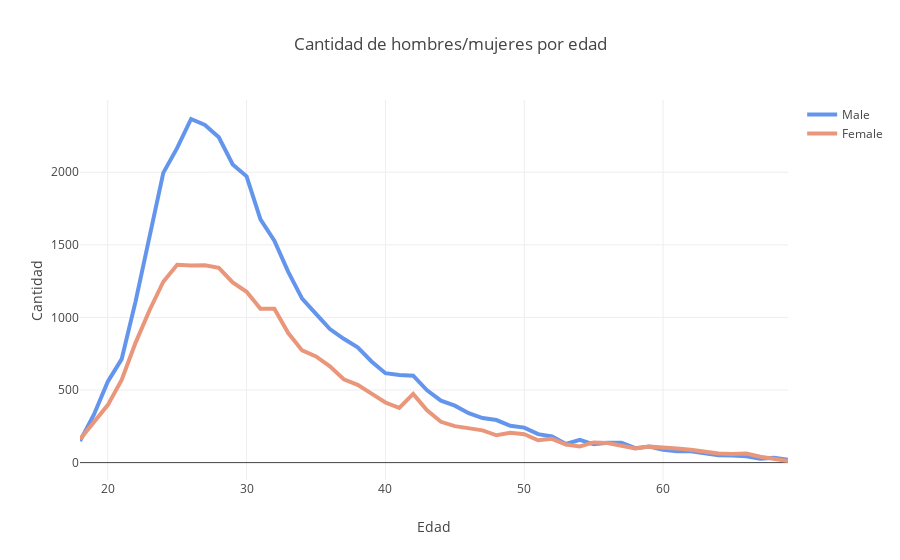

The code cell stored with this chart in its notebook:
### Code cell
# Create and style traces
trace0 = go.Scatter(
    x = df_m.groupby("age").count()["religion"].index,
    y = list(df_m.groupby("age").count()["religion"]),
    name = 'Male',
    line = dict(
        color = 'cornflowerblue',
        width = 4)
)
trace1 = go.Scatter(
    x = df_f.groupby("age").count()["religion"].index,
    y = list(df_f.groupby("age").count()["religion"]),
    name = 'Female',
    line = dict(
        color = "darksalmon",
        width = 4)
)
data = [trace0, trace1]

# Edit the layout
layout = dict(title = 'Cantidad de hombres/mujeres por edad',
              xaxis = dict(title = 'Edad'),
              yaxis = dict(title = 'Cantidad'),
              )

fig = dict(data=data, layout=layout)
iplot(fig)

### Figure 1 — Plotly figure (JSON) as saved in the notebook; plotly's stock layout.template omitted (floating-point values rounded to 4 significant figures)
{"data": [{"line": {"color": "cornflowerblue", "width": 4}, "name": "Male", "type": "scatter", "uid": "2055afe1-3148-40d4-a8b9-4d0c2ba0c188", "x": [18, 19, 20, 21, 22, 23, 24, 25, 26, 27, 28, 29, 30, 31, 32, 33, 34, 35, 36, 37, 38, 39, 40, 41, 42, 43, 44, 45, 46, 47, 48, 49, 50, 51, 52, 53, 54, 55, 56, 57, 58, 59, 60, 61, 62, 63, 64, 65, 66, 67, 68, 69], "y": [148, 330, 557, 713, 1109, 1544, 1996, 2168, 2367, 2326, 2241, 2054, 1972, 1675, 1529, 1314, 1129, 1024, 920, 853, 794, 697, 616, 603, 599, 498, 427, 392, 340, 307, 293, 254, 241, 196, 180, 128, 156, 126, 136, 136, 99, 111, 89, 79, 78, 64, 50, 49, 43, 26, 33, 20]}, {"line": {"color": "darksalmon", "width": 4}, "name": "Female", "type": "scatter", "uid": "7076b9fa-99f9-4e25-97db-e4e4e0f8fcde", "x": [18, 19, 20, 21, 22, 23, 24, 25, 26, 27, 28, 29, 30, 31, 32, 33, 34, 35, 36, 37, 38, 39, 40, 41, 42, 43, 44, 45, 46, 47, 48, 49, 50, 51, 52, 53, 54, 55, 56, 57, 58, 59, 60, 61, 62, 63, 64, 65, 66, 67, 68, 69], "y": [161, 281, 396, 569, 825, 1048, 1246, 1363, 1357, 1359, 1342, 1241, 1177, 1060, 1060, 892, 773, 731, 663, 574, 536, 475, 414, 377, 473, 360, 281, 251, 238, 222, 188, 205, 196, 154, 164, 124, 111, 139, 135, 120, 98, 110, 106, 97, 89, 74, 63, 60, 62, 40, 26, 11]}], "layout": {"title": {"text": "Cantidad de hombres/mujeres por edad"}, "xaxis": {"title": {"text": "Edad"}}, "yaxis": {"title": {"text": "Cantidad"}}}}
